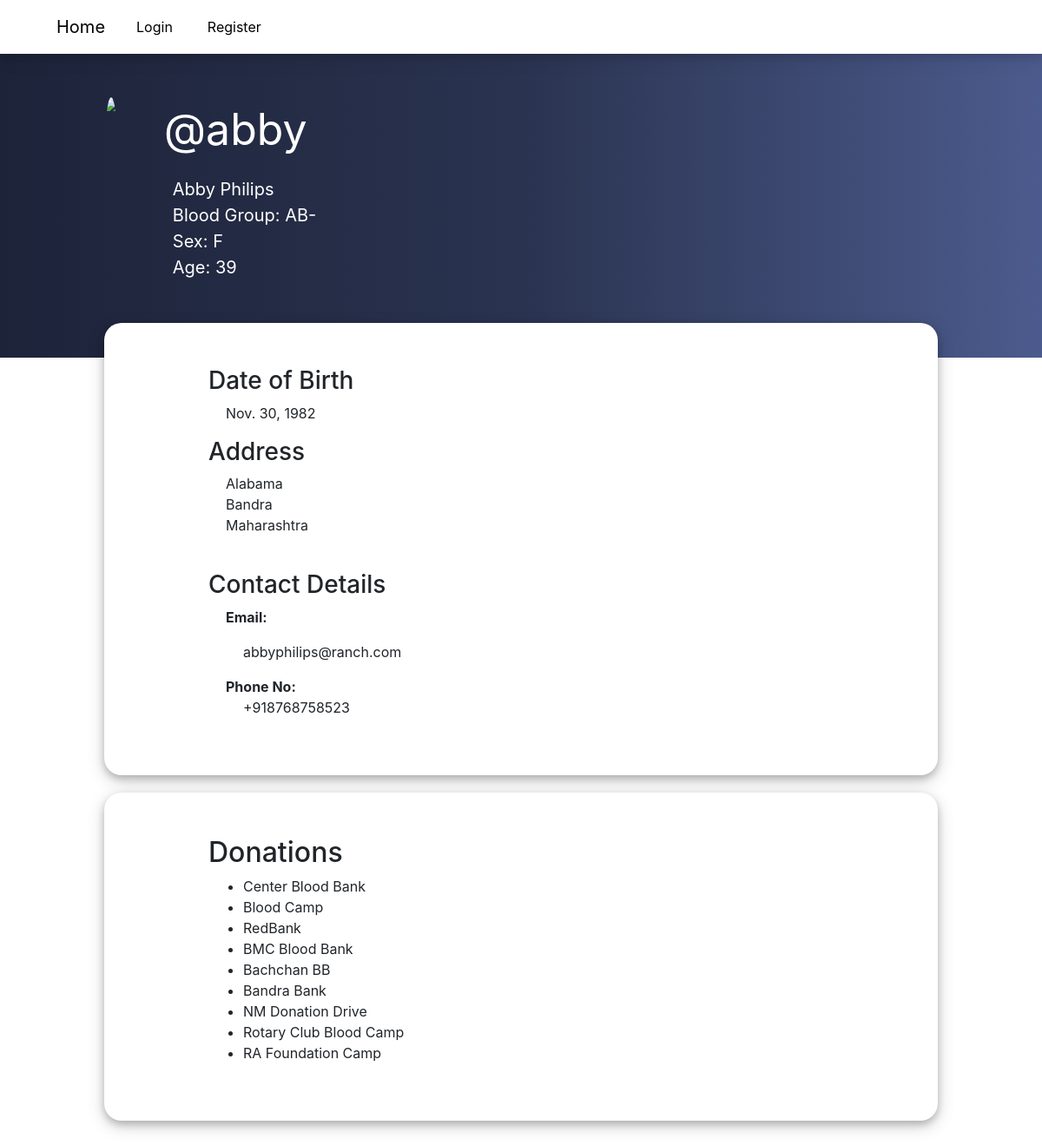
/profile/abby, run on the app's committed database.
### donate/models.py (models this page shows, shortened)
class User(AbstractUser):
    gender_choice = [
        ("M", "Male"),
        ("F", "Female"),
        ("O", "Other")
    ]
    is_hospital = models.BooleanField(default = False)
    street = models.CharField (max_length=64)
    city = models.CharField (max_length=64)
    state = models.CharField (max_length=64)
    phone_no = models.CharField(max_length=15, validators=[validate_international_phonenumber], unique=True)
    dob = models.DateField(auto_now_add=False, blank=True, null=True)
    blood_type = models.CharField(choices=unit_choices, max_length=64, blank=True)
    gender = models.CharField(choices=gender_choice, max_length=1, blank=True)
    requests = models.ManyToManyField("User", blank=True, through="BloodRequest")

class DonationPlace(models.Model):
    name = models.CharField(max_length=64,unique=True)
    street = models.CharField (max_length=64)
    city = models.CharField (max_length=64)
    state = models.CharField (max_length=64)
    phone_no = models.CharField(max_length=15, validators=[validate_international_phonenumber], unique=True)
    donors = models.ManyToManyField(User, blank=True, related_name="donations")

### donate/views.py (the view)
# urls.py: path("profile/<str:name>", views.profile, name="profile"),
def profile(request, name):
    user = User.objects.get(username=name)
    donations = user.donations.all()
    today = date.today()
    age = 0
    if user.is_hospital == False:
        age = today.year - user.dob.year - ((today.month, today.day) < (user.dob.month, user.dob.day))
    return render(request, "donate/profile.html", {
        "donations": donations,
        "user1": user,
        "age": age
    })

### donate/templates/donate/profile.html (shortened to what this page needs)
{% extends "donate/layout.html" %}
{%load static%}
{% block stylelink %} <link href="{% static 'donate/profile.css' %}" rel="stylesheet"> {% endblock %}
{% block body %}
<div class="profilecontainer">
    {% if user1.is_hospital == False %}
        <div class="top top_d">
    {% else %}
        <div class="top top_h">
    {% endif %}
        <br>
            {% if user1.is_hospital == False %}
                <img src="https://image.freepik.com/free-vector/people-donating-blood-background-flat-design_23-2148257793.jpg">
            {% else %}
                <img src="https://image.freepik.com/free-vector/hospital-building-ambulance_260807-282.jpg">
            {% endif %}
            <div>
                <p id="username">@{{ user1.username }}</p>
                {% if user1.is_hospital == False %}
                    <div id="name">{{ user1.first_name }} {{ user1.last_name }}</div>
                    <div id="group">Blood Group: {{ user1.blood_type }}</div>
                    <div id="gender">Sex: {{ user1.gender }}</div>
                    <div id="age">Age: {{age}} </div>
                {% endif %}
            </div>
        </div>
    <div class="bottom">
        {% if user1.is_hospital == False %}
            <h3>Date of Birth</h3>
            <p  style="padding-left: 20px">
                {{ user1.dob }}
            <br>
        {% endif %}
        <h3>Address</h3>
        <p  style="padding-left: 20px">
            {{ user1.street }} <br> {{ user1.city }} <br> {{ user1.state }}
        </p>
        <br>
        <h3>Contact Details</h3>
        <p style="padding-left: 20px">
            <strong>Email: </strong>  <p style="padding-left:40px "> {{ user1.email }}<br> </p>
            <strong  style="padding-left: 20px">Phone No:</strong> <br> <p style="padding-left:40px "> {{ user1.phone_no }} </p>
        </p>
    </div>
    {% if user1.is_hospital == False %}
        <div class="bottom">
            <h2>Donations</h2>
            <ul>
                {% for donation in donations %}
                    <li>{{ donation.name }} </li>
                {% empty %}
                    <li>No Entries Found</li>
                {% endfor %}
            </ul>
        </div>
    {% endif %}
</div>
{% endblock %}

### donate/static/donate/profile.css (style rules this page uses)
.profilecontainer { background-size: contain; }
.top { background: -webkit-gradient(linear, left top, right top, color-stop(0%,#1D2339), color-stop(50%,#2A3350), color-stop(100%,#4C5B8D )); color: white; padding: 50px 2% 50px 10%; display: flex; z-index: -1; flex-flow: row wrap; }
.top_d { height: 350px; }
.top > img { border-radius: 50%; height: 150px; margin-right: 5% ; }
#username { font-size: 50px; }
#name, #group, #gender, #age { padding-left: 10px; font-size: 20px; }
.bottom { border-radius: 20px; box-shadow: 0 4px 8px 0 rgba(0, 0, 0, 0.2), 0 6px 20px 0 rgba(0, 0, 0, 0.19); padding: 50px 2% 50px 10%; z-index: 1; margin: -40px 10% 60px 10%; background-color: white; }

### data on the page
User: username "abby", first_name "Abby", last_name "Philips", blood_type "AB-", gender "F", dob "Nov. 30, 1982", street "Alabama", city "Bandra", state "Maharashtra", email "abbyphilips@ranch.com", phone_no "+918768758523"
DonationPlace: name "Center Blood Bank"
DonationPlace: name "Blood Camp"
DonationPlace: name "RedBank"
DonationPlace: name "BMC Blood Bank"
DonationPlace: name "Bachchan BB"
DonationPlace: name "Bandra Bank"
DonationPlace: name "NM Donation Drive"
DonationPlace: name "Rotary Club Blood Camp"
DonationPlace: name "RA Foundation Camp"

### other printed values
{{ age }} "39"
